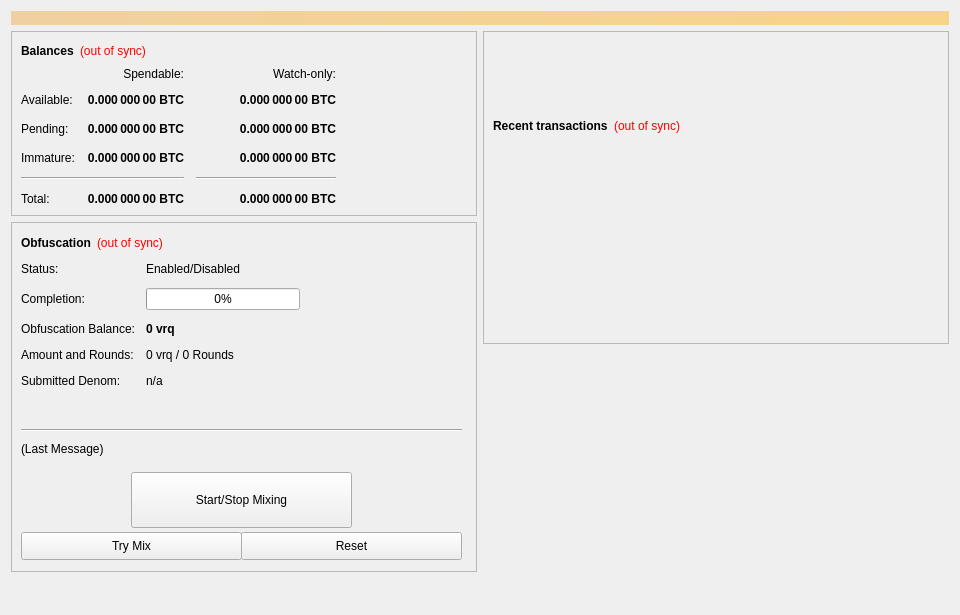
<?xml version="1.0" encoding="UTF-8"?>
<ui version="4.0">
 <class>OverviewPage</class>
 <widget class="QWidget" name="OverviewPage">
  <property name="geometry">
   <rect>
    <x>0</x>
    <y>0</y>
    <width>960</width>
    <height>615</height>
   </rect>
  </property>
  <property name="minimumSize">
   <size>
    <width>960</width>
    <height>0</height>
   </size>
  </property>
  <property name="windowTitle">
   <string>Form</string>
  </property>
  <layout class="QVBoxLayout" name="topLayout">
   <item>
    <widget class="QLabel" name="labelAlerts">
     <property name="visible">
      <bool>false</bool>
     </property>
     <property name="styleSheet">
      <string notr="true">background-color: qlineargradient(x1: 0, y1: 0, x2: 1, y2: 0, stop:0 #F0D0A0, stop:1 #F8D488); color:#000000;</string>
     </property>
     <property name="wordWrap">
      <bool>true</bool>
     </property>
     <property name="margin">
      <number>3</number>
     </property>
    </widget>
   </item>
   <item>
    <layout class="QHBoxLayout" name="horizontalLayout" stretch="1,1">
     <item>
      <layout class="QVBoxLayout" name="verticalLayout_2">
       <item>
        <widget class="QFrame" name="frame">
         <property name="frameShape">
          <enum>QFrame::StyledPanel</enum>
         </property>
         <property name="frameShadow">
          <enum>QFrame::Raised</enum>
         </property>
         <layout class="QVBoxLayout" name="verticalLayout_4">
          <item>
           <layout class="QHBoxLayout" name="horizontalLayout_4">
            <item>
             <widget class="QLabel" name="label_5">
              <property name="font">
               <font>
                <weight>75</weight>
                <bold>true</bold>
               </font>
              </property>
              <property name="text">
               <string>Balances</string>
              </property>
             </widget>
            </item>
            <item>
             <widget class="QLabel" name="labelWalletStatus">
              <property name="cursor">
               <cursorShape>WhatsThisCursor</cursorShape>
              </property>
              <property name="toolTip">
               <string>The displayed information may be out of date. Your wallet automatically synchronizes with the vrq network after a connection is established, but this process has not completed yet.</string>
              </property>
              <property name="styleSheet">
               <string notr="true">QLabel { color: red; }</string>
              </property>
              <property name="text">
               <string notr="true">(out of sync)</string>
              </property>
              <property name="alignment">
               <set>Qt::AlignLeading|Qt::AlignLeft|Qt::AlignVCenter</set>
              </property>
             </widget>
            </item>
            <item>
             <spacer name="horizontalSpacer_3">
              <property name="orientation">
               <enum>Qt::Horizontal</enum>
              </property>
              <property name="sizeHint" stdset="0">
               <size>
                <width>40</width>
                <height>20</height>
               </size>
              </property>
             </spacer>
            </item>
           </layout>
          </item>
          <item>
           <layout class="QGridLayout" name="gridLayout">
            <property name="spacing">
             <number>12</number>
            </property>
            <item row="2" column="2">
             <widget class="QLabel" name="labelWatchPending">
              <property name="font">
               <font>
                <weight>75</weight>
                <bold>true</bold>
               </font>
              </property>
              <property name="cursor">
               <cursorShape>IBeamCursor</cursorShape>
              </property>
              <property name="toolTip">
               <string>Unconfirmed transactions to watch-only addresses</string>
              </property>
              <property name="text">
               <string notr="true">0.000 000 00 BTC</string>
              </property>
              <property name="alignment">
               <set>Qt::AlignRight|Qt::AlignTrailing|Qt::AlignVCenter</set>
              </property>
              <property name="textInteractionFlags">
               <set>Qt::LinksAccessibleByMouse|Qt::TextSelectableByKeyboard|Qt::TextSelectableByMouse</set>
              </property>
             </widget>
            </item>
            <item row="2" column="1">
             <widget class="QLabel" name="labelUnconfirmed">
              <property name="font">
               <font>
                <weight>75</weight>
                <bold>true</bold>
               </font>
              </property>
              <property name="cursor">
               <cursorShape>IBeamCursor</cursorShape>
              </property>
              <property name="toolTip">
               <string>Total of transactions that have yet to be confirmed, and do not yet count toward the spendable balance</string>
              </property>
              <property name="text">
               <string notr="true">0.000 000 00 BTC</string>
              </property>
              <property name="alignment">
               <set>Qt::AlignRight|Qt::AlignTrailing|Qt::AlignVCenter</set>
              </property>
              <property name="textInteractionFlags">
               <set>Qt::LinksAccessibleByMouse|Qt::TextSelectableByKeyboard|Qt::TextSelectableByMouse</set>
              </property>
             </widget>
            </item>
            <item row="3" column="2">
             <widget class="QLabel" name="labelWatchImmature">
              <property name="font">
               <font>
                <weight>75</weight>
                <bold>true</bold>
               </font>
              </property>
              <property name="cursor">
               <cursorShape>IBeamCursor</cursorShape>
              </property>
              <property name="toolTip">
               <string>Staked or masternode rewards in watch-only addresses that has not yet matured</string>
              </property>
              <property name="text">
               <string notr="true">0.000 000 00 BTC</string>
              </property>
              <property name="alignment">
               <set>Qt::AlignRight|Qt::AlignTrailing|Qt::AlignVCenter</set>
              </property>
              <property name="textInteractionFlags">
               <set>Qt::LinksAccessibleByMouse|Qt::TextSelectableByKeyboard|Qt::TextSelectableByMouse</set>
              </property>
             </widget>
            </item>
            <item row="4" column="0" colspan="2">
             <widget class="Line" name="lineSpendableBalance">
              <property name="orientation">
               <enum>Qt::Horizontal</enum>
              </property>
             </widget>
            </item>
            <item row="4" column="2">
             <widget class="Line" name="lineWatchBalance">
              <property name="sizePolicy">
               <sizepolicy hsizetype="Preferred" vsizetype="Fixed">
                <horstretch>0</horstretch>
                <verstretch>0</verstretch>
               </sizepolicy>
              </property>
              <property name="minimumSize">
               <size>
                <width>140</width>
                <height>0</height>
               </size>
              </property>
              <property name="orientation">
               <enum>Qt::Horizontal</enum>
              </property>
             </widget>
            </item>
            <item row="5" column="0">
             <widget class="QLabel" name="labelTotalText">
              <property name="text">
               <string>Total:</string>
              </property>
             </widget>
            </item>
            <item row="3" column="1">
             <widget class="QLabel" name="labelImmature">
              <property name="font">
               <font>
                <weight>75</weight>
                <bold>true</bold>
               </font>
              </property>
              <property name="cursor">
               <cursorShape>IBeamCursor</cursorShape>
              </property>
              <property name="toolTip">
               <string>Staked or masternode rewards that has not yet matured</string>
              </property>
              <property name="text">
               <string notr="true">0.000 000 00 BTC</string>
              </property>
              <property name="alignment">
               <set>Qt::AlignRight|Qt::AlignTrailing|Qt::AlignVCenter</set>
              </property>
              <property name="textInteractionFlags">
               <set>Qt::LinksAccessibleByMouse|Qt::TextSelectableByKeyboard|Qt::TextSelectableByMouse</set>
              </property>
             </widget>
            </item>
            <item row="2" column="3">
             <spacer name="horizontalSpacer_2">
              <property name="orientation">
               <enum>Qt::Horizontal</enum>
              </property>
              <property name="sizeHint" stdset="0">
               <size>
                <width>40</width>
                <height>20</height>
               </size>
              </property>
             </spacer>
            </item>
            <item row="3" column="0">
             <widget class="QLabel" name="labelImmatureText">
              <property name="text">
               <string>Immature:</string>
              </property>
             </widget>
            </item>
            <item row="5" column="1">
             <widget class="QLabel" name="labelTotal">
              <property name="font">
               <font>
                <weight>75</weight>
                <bold>true</bold>
               </font>
              </property>
              <property name="cursor">
               <cursorShape>IBeamCursor</cursorShape>
              </property>
              <property name="toolTip">
               <string>Your current total balance</string>
              </property>
              <property name="text">
               <string notr="true">0.000 000 00 BTC</string>
              </property>
              <property name="alignment">
               <set>Qt::AlignRight|Qt::AlignTrailing|Qt::AlignVCenter</set>
              </property>
              <property name="textInteractionFlags">
               <set>Qt::LinksAccessibleByMouse|Qt::TextSelectableByKeyboard|Qt::TextSelectableByMouse</set>
              </property>
             </widget>
            </item>
            <item row="5" column="2">
             <widget class="QLabel" name="labelWatchTotal">
              <property name="font">
               <font>
                <weight>75</weight>
                <bold>true</bold>
               </font>
              </property>
              <property name="cursor">
               <cursorShape>IBeamCursor</cursorShape>
              </property>
              <property name="toolTip">
               <string>Current total balance in watch-only addresses</string>
              </property>
              <property name="text">
               <string notr="true">0.000 000 00 BTC</string>
              </property>
              <property name="alignment">
               <set>Qt::AlignRight|Qt::AlignTrailing|Qt::AlignVCenter</set>
              </property>
              <property name="textInteractionFlags">
               <set>Qt::LinksAccessibleByMouse|Qt::TextSelectableByKeyboard|Qt::TextSelectableByMouse</set>
              </property>
             </widget>
            </item>
            <item row="0" column="2">
             <widget class="QLabel" name="labelWatchonly">
              <property name="text">
               <string>Watch-only:</string>
              </property>
              <property name="alignment">
               <set>Qt::AlignRight|Qt::AlignTrailing|Qt::AlignVCenter</set>
              </property>
             </widget>
            </item>
            <item row="1" column="0">
             <widget class="QLabel" name="labelBalanceText">
              <property name="text">
               <string>Available:</string>
              </property>
             </widget>
            </item>
            <item row="1" column="1">
             <widget class="QLabel" name="labelBalance">
              <property name="font">
               <font>
                <weight>75</weight>
                <bold>true</bold>
               </font>
              </property>
              <property name="cursor">
               <cursorShape>IBeamCursor</cursorShape>
              </property>
              <property name="toolTip">
               <string>Your current spendable balance</string>
              </property>
              <property name="text">
               <string notr="true">0.000 000 00 BTC</string>
              </property>
              <property name="alignment">
               <set>Qt::AlignRight|Qt::AlignTrailing|Qt::AlignVCenter</set>
              </property>
              <property name="textInteractionFlags">
               <set>Qt::LinksAccessibleByMouse|Qt::TextSelectableByKeyboard|Qt::TextSelectableByMouse</set>
              </property>
             </widget>
            </item>
            <item row="1" column="2">
             <widget class="QLabel" name="labelWatchAvailable">
              <property name="font">
               <font>
                <weight>75</weight>
                <bold>true</bold>
               </font>
              </property>
              <property name="cursor">
               <cursorShape>IBeamCursor</cursorShape>
              </property>
              <property name="toolTip">
               <string>Your current balance in watch-only addresses</string>
              </property>
              <property name="text">
               <string notr="true">0.000 000 00 BTC</string>
              </property>
              <property name="alignment">
               <set>Qt::AlignRight|Qt::AlignTrailing|Qt::AlignVCenter</set>
              </property>
              <property name="textInteractionFlags">
               <set>Qt::LinksAccessibleByMouse|Qt::TextSelectableByKeyboard|Qt::TextSelectableByMouse</set>
              </property>
             </widget>
            </item>
            <item row="2" column="0">
             <widget class="QLabel" name="labelPendingText">
              <property name="text">
               <string>Pending:</string>
              </property>
             </widget>
            </item>
            <item row="0" column="1">
             <widget class="QLabel" name="labelSpendable">
              <property name="text">
               <string>Spendable:</string>
              </property>
              <property name="alignment">
               <set>Qt::AlignRight|Qt::AlignTrailing|Qt::AlignVCenter</set>
              </property>
             </widget>
            </item>
           </layout>
          </item>
         </layout>
        </widget>
       </item>
       <item>
        <widget class="QFrame" name="frameObfuscation">
         <property name="minimumSize">
          <size>
           <width>0</width>
           <height>350</height>
          </size>
         </property>
         <property name="layoutDirection">
          <enum>Qt::LeftToRight</enum>
         </property>
         <property name="frameShape">
          <enum>QFrame::StyledPanel</enum>
         </property>
         <property name="frameShadow">
          <enum>QFrame::Raised</enum>
         </property>
         <widget class="QWidget" name="formLayoutWidget">
          <property name="geometry">
           <rect>
            <x>10</x>
            <y>40</y>
            <width>451</width>
            <height>161</height>
           </rect>
          </property>
          <layout class="QFormLayout" name="formLayout">
           <property name="fieldGrowthPolicy">
            <enum>QFormLayout::AllNonFixedFieldsGrow</enum>
           </property>
           <property name="horizontalSpacing">
            <number>11</number>
           </property>
           <property name="verticalSpacing">
            <number>12</number>
           </property>
           <item row="0" column="0">
            <widget class="QLabel" name="label_6">
             <property name="text">
              <string>Status:</string>
             </property>
            </widget>
           </item>
           <item row="1" column="0">
            <widget class="QLabel" name="label_7">
             <property name="text">
              <string>Completion:</string>
             </property>
            </widget>
           </item>
           <item row="1" column="1">
            <widget class="QProgressBar" name="obfuscationProgress">
             <property name="maximumSize">
              <size>
               <width>154</width>
               <height>16777215</height>
              </size>
             </property>
             <property name="value">
              <number>0</number>
             </property>
            </widget>
           </item>
           <item row="2" column="0">
            <widget class="QLabel" name="labelAnonymizedText">
             <property name="text">
              <string>Obfuscation Balance:</string>
             </property>
            </widget>
           </item>
           <item row="2" column="1">
            <widget class="QLabel" name="labelAnonymized">
             <property name="font">
              <font>
               <weight>75</weight>
               <bold>true</bold>
              </font>
             </property>
             <property name="text">
              <string notr="true">0 vrq</string>
             </property>
            </widget>
           </item>
           <item row="3" column="0">
            <widget class="QLabel" name="label_8">
             <property name="text">
              <string>Amount and Rounds:</string>
             </property>
            </widget>
           </item>
           <item row="3" column="1">
            <widget class="QLabel" name="labelAmountRounds">
             <property name="text">
              <string>0 vrq / 0 Rounds</string>
             </property>
            </widget>
           </item>
           <item row="4" column="0">
            <widget class="QLabel" name="label_9">
             <property name="text">
              <string>Submitted Denom:</string>
             </property>
            </widget>
           </item>
           <item row="4" column="1">
            <widget class="QLabel" name="labelSubmittedDenom">
             <property name="toolTip">
              <string>The denominations you submitted to the Masternode.&lt;br&gt;To mix, other users must submit the exact same denominations.</string>
             </property>
             <property name="text">
              <string>n/a</string>
             </property>
            </widget>
           </item>
           <item row="0" column="1">
            <widget class="QLabel" name="obfuscationEnabled">
             <property name="text">
              <string>Enabled/Disabled</string>
             </property>
            </widget>
           </item>
          </layout>
         </widget>
         <widget class="QPushButton" name="runAutoDenom">
          <property name="geometry">
           <rect>
            <x>251</x>
            <y>17</y>
            <width>1</width>
            <height>1</height>
           </rect>
          </property>
          <property name="palette">
           <palette>
            <active>
             <colorrole role="WindowText">
              <brush brushstyle="SolidPattern">
               <color alpha="255">
                <red>0</red>
                <green>0</green>
                <blue>0</blue>
               </color>
              </brush>
             </colorrole>
             <colorrole role="Button">
              <brush brushstyle="SolidPattern">
               <color alpha="255">
                <red>239</red>
                <green>238</green>
                <blue>238</blue>
               </color>
              </brush>
             </colorrole>
             <colorrole role="Light">
              <brush brushstyle="SolidPattern">
               <color alpha="255">
                <red>255</red>
                <green>255</green>
                <blue>255</blue>
               </color>
              </brush>
             </colorrole>
             <colorrole role="Midlight">
              <brush brushstyle="SolidPattern">
               <color alpha="255">
                <red>247</red>
                <green>246</green>
                <blue>246</blue>
               </color>
              </brush>
             </colorrole>
             <colorrole role="Dark">
              <brush brushstyle="SolidPattern">
               <color alpha="255">
                <red>119</red>
                <green>119</green>
                <blue>119</blue>
               </color>
              </brush>
             </colorrole>
             <colorrole role="Mid">
              <brush brushstyle="SolidPattern">
               <color alpha="255">
                <red>159</red>
                <green>159</green>
                <blue>159</blue>
               </color>
              </brush>
             </colorrole>
             <colorrole role="Text">
              <brush brushstyle="SolidPattern">
               <color alpha="255">
                <red>0</red>
                <green>0</green>
                <blue>0</blue>
               </color>
              </brush>
             </colorrole>
             <colorrole role="BrightText">
              <brush brushstyle="SolidPattern">
               <color alpha="255">
                <red>255</red>
                <green>255</green>
                <blue>255</blue>
               </color>
              </brush>
             </colorrole>
             <colorrole role="ButtonText">
              <brush brushstyle="SolidPattern">
               <color alpha="255">
                <red>0</red>
                <green>0</green>
                <blue>0</blue>
               </color>
              </brush>
             </colorrole>
             <colorrole role="Base">
              <brush brushstyle="SolidPattern">
               <color alpha="255">
                <red>255</red>
                <green>255</green>
                <blue>255</blue>
               </color>
              </brush>
             </colorrole>
             <colorrole role="Window">
              <brush brushstyle="SolidPattern">
               <color alpha="255">
                <red>239</red>
                <green>238</green>
                <blue>238</blue>
               </color>
              </brush>
             </colorrole>
             <colorrole role="Shadow">
              <brush brushstyle="SolidPattern">
               <color alpha="255">
                <red>0</red>
                <green>0</green>
                <blue>0</blue>
               </color>
              </brush>
             </colorrole>
             <colorrole role="AlternateBase">
              <brush brushstyle="SolidPattern">
               <color alpha="255">
                <red>247</red>
                <green>246</green>
                <blue>246</blue>
               </color>
              </brush>
             </colorrole>
             <colorrole role="ToolTipBase">
              <brush brushstyle="SolidPattern">
               <color alpha="255">
                <red>255</red>
                <green>255</green>
                <blue>220</blue>
               </color>
              </brush>
             </colorrole>
             <colorrole role="ToolTipText">
              <brush brushstyle="SolidPattern">
               <color alpha="255">
                <red>0</red>
                <green>0</green>
                <blue>0</blue>
               </color>
              </brush>
             </colorrole>
            </active>
            <inactive>
             <colorrole role="WindowText">
              <brush brushstyle="SolidPattern">
               <color alpha="255">
                <red>0</red>
                <green>0</green>
                <blue>0</blue>
               </color>
              </brush>
             </colorrole>
             <colorrole role="Button">
              <brush brushstyle="SolidPattern">
               <color alpha="255">
                <red>239</red>
                <green>238</green>
                <blue>238</blue>
               </color>
              </brush>
             </colorrole>
             <colorrole role="Light">
              <brush brushstyle="SolidPattern">
               <color alpha="255">
                <red>255</red>
                <green>255</green>
                <blue>255</blue>
               </color>
              </brush>
             </colorrole>
             <colorrole role="Midlight">
              <brush brushstyle="SolidPattern">
               <color alpha="255">
                <red>247</red>
                <green>246</green>
                <blue>246</blue>
               </color>
              </brush>
             </colorrole>
             <colorrole role="Dark">
              <brush brushstyle="SolidPattern">
               <color alpha="255">
                <red>119</red>
                <green>119</green>
                <blue>119</blue>
               </color>
              </brush>
             </colorrole>
             <colorrole role="Mid">
              <brush brushstyle="SolidPattern">
               <color alpha="255">
                <red>159</red>
                <green>159</green>
                <blue>159</blue>
               </color>
              </brush>
             </colorrole>
             <colorrole role="Text">
              <brush brushstyle="SolidPattern">
               <color alpha="255">
                <red>0</red>
                <green>0</green>
                <blue>0</blue>
               </color>
              </brush>
             </colorrole>
             <colorrole role="BrightText">
              <brush brushstyle="SolidPattern">
               <color alpha="255">
                <red>255</red>
                <green>255</green>
                <blue>255</blue>
               </color>
              </brush>
             </colorrole>
             <colorrole role="ButtonText">
              <brush brushstyle="SolidPattern">
               <color alpha="255">
                <red>0</red>
                <green>0</green>
                <blue>0</blue>
               </color>
              </brush>
             </colorrole>
             <colorrole role="Base">
              <brush brushstyle="SolidPattern">
               <color alpha="255">
                <red>255</red>
                <green>255</green>
                <blue>255</blue>
               </color>
              </brush>
             </colorrole>
             <colorrole role="Window">
              <brush brushstyle="SolidPattern">
               <color alpha="255">
                <red>239</red>
                <green>238</green>
                <blue>238</blue>
               </color>
              </brush>
             </colorrole>
             <colorrole role="Shadow">
              <brush brushstyle="SolidPattern">
               <color alpha="255">
                <red>0</red>
                <green>0</green>
                <blue>0</blue>
               </color>
              </brush>
             </colorrole>
             <colorrole role="AlternateBase">
              <brush brushstyle="SolidPattern">
               <color alpha="255">
                <red>247</red>
                <green>246</green>
                <blue>246</blue>
               </color>
              </brush>
             </colorrole>
             <colorrole role="ToolTipBase">
              <brush brushstyle="SolidPattern">
               <color alpha="255">
                <red>255</red>
                <green>255</green>
                <blue>220</blue>
               </color>
              </brush>
             </colorrole>
             <colorrole role="ToolTipText">
              <brush brushstyle="SolidPattern">
               <color alpha="255">
                <red>0</red>
                <green>0</green>
                <blue>0</blue>
               </color>
              </brush>
             </colorrole>
            </inactive>
            <disabled>
             <colorrole role="WindowText">
              <brush brushstyle="SolidPattern">
               <color alpha="255">
                <red>119</red>
                <green>119</green>
                <blue>119</blue>
               </color>
              </brush>
             </colorrole>
             <colorrole role="Button">
              <brush brushstyle="SolidPattern">
               <color alpha="255">
                <red>239</red>
                <green>238</green>
                <blue>238</blue>
               </color>
              </brush>
             </colorrole>
             <colorrole role="Light">
              <brush brushstyle="SolidPattern">
               <color alpha="255">
                <red>255</red>
                <green>255</green>
                <blue>255</blue>
               </color>
              </brush>
             </colorrole>
             <colorrole role="Midlight">
              <brush brushstyle="SolidPattern">
               <color alpha="255">
                <red>247</red>
                <green>246</green>
                <blue>246</blue>
               </color>
              </brush>
             </colorrole>
             <colorrole role="Dark">
              <brush brushstyle="SolidPattern">
               <color alpha="255">
                <red>119</red>
                <green>119</green>
                <blue>119</blue>
               </color>
              </brush>
             </colorrole>
             <colorrole role="Mid">
              <brush brushstyle="SolidPattern">
               <color alpha="255">
                <red>159</red>
                <green>159</green>
                <blue>159</blue>
               </color>
              </brush>
             </colorrole>
             <colorrole role="Text">
              <brush brushstyle="SolidPattern">
               <color alpha="255">
                <red>119</red>
                <green>119</green>
                <blue>119</blue>
               </color>
              </brush>
             </colorrole>
             <colorrole role="BrightText">
              <brush brushstyle="SolidPattern">
               <color alpha="255">
                <red>255</red>
                <green>255</green>
                <blue>255</blue>
               </color>
              </brush>
             </colorrole>
             <colorrole role="ButtonText">
              <brush brushstyle="SolidPattern">
               <color alpha="255">
                <red>119</red>
                <green>119</green>
                <blue>119</blue>
               </color>
              </brush>
             </colorrole>
             <colorrole role="Base">
              <brush brushstyle="SolidPattern">
               <color alpha="255">
                <red>239</red>
                <green>238</green>
                <blue>238</blue>
               </color>
              </brush>
             </colorrole>
             <colorrole role="Window">
              <brush brushstyle="SolidPattern">
               <color alpha="255">
                <red>239</red>
                <green>238</green>
                <blue>238</blue>
               </color>
              </brush>
             </colorrole>
             <colorrole role="Shadow">
              <brush brushstyle="SolidPattern">
               <color alpha="255">
                <red>0</red>
                <green>0</green>
                <blue>0</blue>
               </color>
              </brush>
             </colorrole>
             <colorrole role="AlternateBase">
              <brush brushstyle="SolidPattern">
               <color alpha="255">
                <red>239</red>
                <green>238</green>
                <blue>238</blue>
               </color>
              </brush>
             </colorrole>
             <colorrole role="ToolTipBase">
              <brush brushstyle="SolidPattern">
               <color alpha="255">
                <red>255</red>
                <green>255</green>
                <blue>220</blue>
               </color>
              </brush>
             </colorrole>
             <colorrole role="ToolTipText">
              <brush brushstyle="SolidPattern">
               <color alpha="255">
                <red>0</red>
                <green>0</green>
                <blue>0</blue>
               </color>
              </brush>
             </colorrole>
            </disabled>
           </palette>
          </property>
          <property name="focusPolicy">
           <enum>Qt::NoFocus</enum>
          </property>
          <property name="autoFillBackground">
           <bool>true</bool>
          </property>
          <property name="text">
           <string/>
          </property>
          <property name="flat">
           <bool>true</bool>
          </property>
         </widget>
         <widget class="QPushButton" name="toggleObfuscation">
          <property name="geometry">
           <rect>
            <x>120</x>
            <y>250</y>
            <width>221</width>
            <height>56</height>
           </rect>
          </property>
          <property name="sizePolicy">
           <sizepolicy hsizetype="MinimumExpanding" vsizetype="Fixed">
            <horstretch>0</horstretch>
            <verstretch>0</verstretch>
           </sizepolicy>
          </property>
          <property name="text">
           <string>Start/Stop Mixing</string>
          </property>
         </widget>
         <widget class="Line" name="lineLastMessage">
          <property name="geometry">
           <rect>
            <x>10</x>
            <y>200</y>
            <width>441</width>
            <height>16</height>
           </rect>
          </property>
          <property name="orientation">
           <enum>Qt::Horizontal</enum>
          </property>
         </widget>
         <widget class="QLabel" name="obfuscationStatus">
          <property name="geometry">
           <rect>
            <x>10</x>
            <y>220</y>
            <width>451</width>
            <height>61</height>
           </rect>
          </property>
          <property name="minimumSize">
           <size>
            <width>288</width>
            <height>43</height>
           </size>
          </property>
          <property name="text">
           <string>(Last Message)</string>
          </property>
          <property name="alignment">
           <set>Qt::AlignLeading|Qt::AlignLeft|Qt::AlignTop</set>
          </property>
          <property name="wordWrap">
           <bool>true</bool>
          </property>
         </widget>
         <widget class="QPushButton" name="obfuscationAuto">
          <property name="geometry">
           <rect>
            <x>10</x>
            <y>310</y>
            <width>221</width>
            <height>28</height>
           </rect>
          </property>
          <property name="sizePolicy">
           <sizepolicy hsizetype="MinimumExpanding" vsizetype="Fixed">
            <horstretch>0</horstretch>
            <verstretch>0</verstretch>
           </sizepolicy>
          </property>
          <property name="toolTip">
           <string>Try to manually submit a Obfuscation request.</string>
          </property>
          <property name="text">
           <string>Try Mix</string>
          </property>
         </widget>
         <widget class="QPushButton" name="obfuscationReset">
          <property name="geometry">
           <rect>
            <x>230</x>
            <y>310</y>
            <width>221</width>
            <height>28</height>
           </rect>
          </property>
          <property name="sizePolicy">
           <sizepolicy hsizetype="MinimumExpanding" vsizetype="Fixed">
            <horstretch>0</horstretch>
            <verstretch>0</verstretch>
           </sizepolicy>
          </property>
          <property name="toolTip">
           <string>Reset the current status of Obfuscation (can interrupt Obfuscation if it's in the process of Mixing, which can cost you money!)</string>
          </property>
          <property name="autoFillBackground">
           <bool>false</bool>
          </property>
          <property name="text">
           <string>Reset</string>
          </property>
         </widget>
         <widget class="QWidget" name="layoutWidget">
          <property name="geometry">
           <rect>
            <x>10</x>
            <y>10</y>
            <width>431</width>
            <height>22</height>
           </rect>
          </property>
          <layout class="QHBoxLayout" name="horizontalLayout_5">
           <item>
            <widget class="QLabel" name="label_2">
             <property name="font">
              <font>
               <weight>75</weight>
               <bold>true</bold>
              </font>
             </property>
             <property name="text">
              <string>Obfuscation</string>
             </property>
            </widget>
           </item>
           <item>
            <widget class="QLabel" name="labelObfuscationSyncStatus">
             <property name="toolTip">
              <string>The displayed information may be out of date. Your wallet automatically synchronizes with the vrq network after a connection is established, but this process has not completed yet.</string>
             </property>
             <property name="styleSheet">
              <string notr="true">QLabel { color: red; }</string>
             </property>
             <property name="text">
              <string notr="true">(out of sync)</string>
             </property>
             <property name="alignment">
              <set>Qt::AlignLeading|Qt::AlignLeft|Qt::AlignVCenter</set>
             </property>
            </widget>
           </item>
           <item>
            <spacer name="horizontalSpacer_4">
             <property name="orientation">
              <enum>Qt::Horizontal</enum>
             </property>
             <property name="sizeHint" stdset="0">
              <size>
               <width>40</width>
               <height>20</height>
              </size>
             </property>
            </spacer>
           </item>
          </layout>
         </widget>
        </widget>
       </item>
       <item>
        <spacer name="verticalSpacer">
         <property name="orientation">
          <enum>Qt::Vertical</enum>
         </property>
         <property name="sizeHint" stdset="0">
          <size>
           <width>20</width>
           <height>40</height>
          </size>
         </property>
        </spacer>
       </item>
      </layout>
     </item>
     <item>
      <layout class="QVBoxLayout" name="verticalLayout_3">
       <item>
        <widget class="QFrame" name="frame_2">
         <property name="frameShape">
          <enum>QFrame::StyledPanel</enum>
         </property>
         <property name="frameShadow">
          <enum>QFrame::Raised</enum>
         </property>
         <layout class="QVBoxLayout" name="verticalLayout">
          <item>
           <spacer name="verticalSpacer_3">
            <property name="orientation">
             <enum>Qt::Vertical</enum>
            </property>
            <property name="sizeType">
             <enum>QSizePolicy::Fixed</enum>
            </property>
            <property name="sizeHint" stdset="0">
             <size>
              <width>20</width>
              <height>75</height>
             </size>
            </property>
           </spacer>
          </item>
          <item>
           <layout class="QHBoxLayout" name="horizontalLayout_2">
            <item>
             <widget class="QLabel" name="label_4">
              <property name="font">
               <font>
                <weight>75</weight>
                <bold>true</bold>
               </font>
              </property>
              <property name="text">
               <string>Recent transactions</string>
              </property>
             </widget>
            </item>
            <item>
             <widget class="QLabel" name="labelTransactionsStatus">
              <property name="cursor">
               <cursorShape>WhatsThisCursor</cursorShape>
              </property>
              <property name="toolTip">
               <string>The displayed information may be out of date. Your wallet automatically synchronizes with the vrq network after a connection is established, but this process has not completed yet.</string>
              </property>
              <property name="styleSheet">
               <string notr="true">QLabel { color: red; }</string>
              </property>
              <property name="text">
               <string notr="true">(out of sync)</string>
              </property>
              <property name="alignment">
               <set>Qt::AlignRight|Qt::AlignTrailing|Qt::AlignVCenter</set>
              </property>
             </widget>
            </item>
            <item>
             <spacer name="horizontalSpacer">
              <property name="orientation">
               <enum>Qt::Horizontal</enum>
              </property>
              <property name="sizeHint" stdset="0">
               <size>
                <width>40</width>
                <height>20</height>
               </size>
              </property>
             </spacer>
            </item>
           </layout>
          </item>
          <item>
           <widget class="QListView" name="listTransactions">
            <property name="styleSheet">
             <string notr="true">QListView { background: transparent; }</string>
            </property>
            <property name="frameShape">
             <enum>QFrame::NoFrame</enum>
            </property>
            <property name="verticalScrollBarPolicy">
             <enum>Qt::ScrollBarAlwaysOff</enum>
            </property>
            <property name="horizontalScrollBarPolicy">
             <enum>Qt::ScrollBarAlwaysOff</enum>
            </property>
            <property name="selectionMode">
             <enum>QAbstractItemView::NoSelection</enum>
            </property>
           </widget>
          </item>
         </layout>
        </widget>
       </item>
       <item>
        <spacer name="verticalSpacer_2">
         <property name="orientation">
          <enum>Qt::Vertical</enum>
         </property>
         <property name="sizeType">
          <enum>QSizePolicy::Expanding</enum>
         </property>
         <property name="sizeHint" stdset="0">
          <size>
           <width>20</width>
           <height>40</height>
          </size>
         </property>
        </spacer>
       </item>
      </layout>
     </item>
    </layout>
   </item>
  </layout>
 </widget>
 <resources/>
 <connections/>
</ui>
